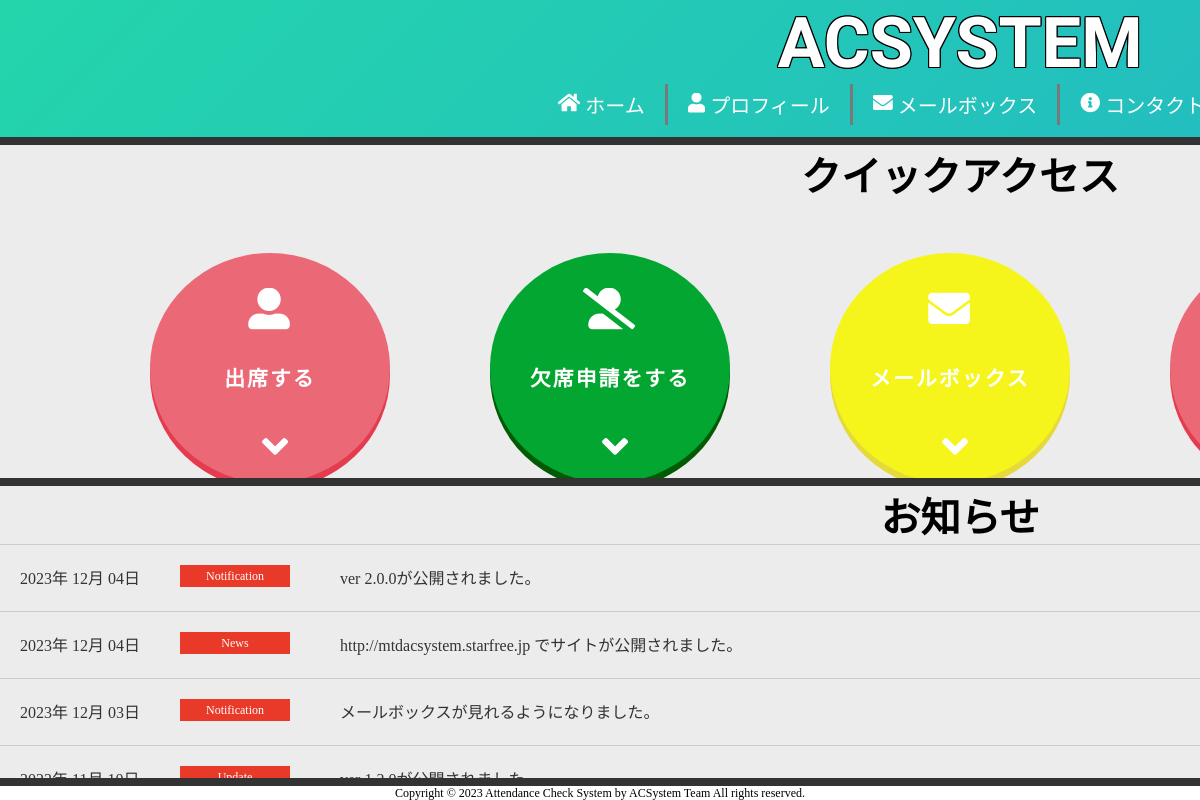
Before: / with the older database file.
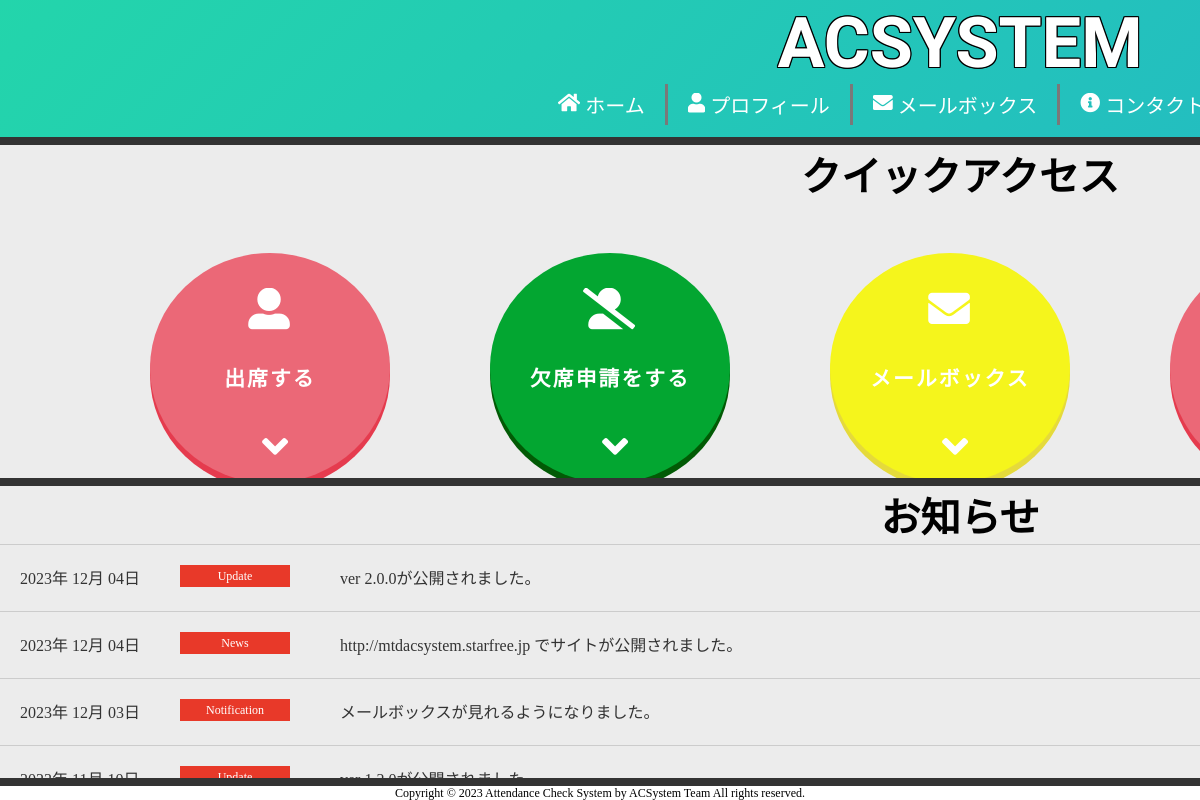
After: the same page with the newer database file.
### tables this page shows
CREATE TABLE `notifications` (
  `id` int(11) NOT NULL,
  `timestamp` timestamp NOT NULL DEFAULT current_timestamp(),
  `category` enum('News','Notification','Update','Maintenance') NOT NULL,
  `title` varchar(64) NOT NULL
);

### Functions/Utils/DatabaseUtils.php (called while the page is built, shortened)
<?php
function getDatabaseConnection(): PDO
{
    $hostname = "localhost";
    $database = "acsystem";
    $mysql_user = "root";
    $mysql_password = '';
    $dsn = "mysql:dbname=$database;host=$hostname;";
    try {
        $pdo = new PDO($dsn, $mysql_user, $mysql_password);
        $pdo->setAttribute(PDO::ATTR_ERRMODE, PDO::ERRMODE_EXCEPTION);
        return $pdo;
    } catch (PDOException $e) {
        setError("データベースに接続できませんでした。", "ACSystemチームまでご連絡ください。", "20C");
        error_log("ACSystem Error : " . $e->getMessage());
        return null;
    }
}
function getNotifications(): ?array
{
    $pdo = getDatabaseConnection();
    try {
        $query =  "SELECT timestamp, category, title FROM notifications ORDER BY id DESC LIMIT 10";
        $stmt = $pdo->prepare($query);
        $stmt->execute();
        $results = $stmt->fetchAll(PDO::FETCH_ASSOC);
        return $results;
    } catch (PDOException $e) {
        setError("データの取得中にエラーが発生しました。", "ACSystemチームまでご連絡ください。", "20D");
        error_log("ACSystem Error: " . $e->getMessage());
        return null;
    }
}

### Functions/Utils/LayoutUtils.php (the view, shortened to what this page needs)
<?php
function sendHeaders(): void
{
    $status = isLoggedIn()
        ? generateListItem('logout', 'fas fa-sign-out-alt', 'ログアウト', '/ACSystem/Functions/Logout/Logout.php')
        : generateListItem('login', 'fas fa-sign-in-alt', 'ログイン', '/ACSystem/Functions/Login/Login.php');
    echo <<<HTML
        <div class="header">
            <h2>ACSYSTEM</h2>
            <nav class="navigation">
                <ul>
                    <li class="top">
                        <a href="/ACSystem/Index.php">
                            <i class="fas fa-home"></i> ホーム
                        </a>
                    </li>
                    <li class="profile">
                        <a href="/ACSystem/Functions/Profile/Profile.php">
                            <i class="fas fa-user"></i> プロフィール
                        </a>
                    </li>
                    <li class="mail">
                        <a href="/ACSystem/Functions/Mail/Mail.php">
                            <i class="fas fa-envelope"></i> メールボックス
                        </a>
                    </li>
                    <li class="contact">
                        <a href="#">
                            <i class="fas fa-info-circle"></i> コンタクト
                        </a>
                    </li>
                    {$status}
                </ul>
            </nav>
        </div>
    HTML;
}
function generateListItem($class, $icon, $text, $link): string
{
    return <<<HTML
        <li class="$class">
            <a href="$link">
                <i class="$icon"></i> $text
            </a>
        </li>
    HTML;
}
function sendQuickAccesses()
{
    echo '<div class="access">
            <h3 class="access-title">クイックアクセス</h3>
            <div class="item">';
    generateAccessItem("record", "Functions/Attendance/DirectAttendance/DirectAttendance.php", "fas fa-user-alt", "出席する");
    echo '</div>
        </div>';
}
function generateAccessItem($id, $href, $iconClass, $text)
{
    echo '<a href="' . $href . '" class="btn btn--circle" id="' . $id . '">
            <i class="' . $iconClass . '"></i>
            <br>
            <p>' . $text . '</p>
            <i class="fas fa-angle-down fa-position-bottom"></i>
          </a>';
}
function sendNotifications($notifications): void
{
    echo '<div class="notification">';
    echo '  <h3 class="notification-title">お知らせ</h3>';
    echo '  <ul class="news-list">';
    foreach ($notifications as $notification) {
        echo '    <li>';
        echo '      <p class="date">' . date('Y年 m月 d日', strtotime($notification['timestamp'])) . '</p>';
        echo '      <p class="category"><span>' . $notification['category'] . '</span></p>';
        echo '      <p class="title">' . $notification['title'] . '</p>';
        echo '    </li>';
    }
    echo '  </ul>';
    echo '</div>';
}
function sendFooters(): void
{
    echo <<<HTML
        <div class="footer">
            <div class="copyright">
                <p>Copyright &copy; 2023 Attendance Check System by ACSystem Team All rights reserved.</p>
            </div>
        </div>
    HTML;
}

Changed rows visible on the page:
changed notifications "ver 2.0.0が公開されました。": category "Notification" → "Update"
